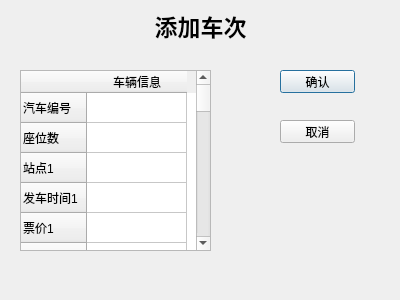
<?xml version="1.0" encoding="UTF-8"?>
<ui version="4.0">
 <class>Addcoach</class>
 <widget class="QDialog" name="Addcoach">
  <property name="geometry">
   <rect>
    <x>0</x>
    <y>0</y>
    <width>400</width>
    <height>300</height>
   </rect>
  </property>
  <property name="windowTitle">
   <string>添加车次</string>
  </property>
  <widget class="QTableWidget" name="tableWidget_2">
   <property name="geometry">
    <rect>
     <x>20</x>
     <y>70</y>
     <width>191</width>
     <height>181</height>
    </rect>
   </property>
   <property name="columnCount">
    <number>1</number>
   </property>
   <row>
    <property name="text">
     <string>汽车编号</string>
    </property>
   </row>
   <row>
    <property name="text">
     <string>座位数</string>
    </property>
   </row>
   <row>
    <property name="text">
     <string>站点1</string>
    </property>
   </row>
   <row>
    <property name="text">
     <string>发车时间1</string>
    </property>
   </row>
   <row>
    <property name="text">
     <string>票价1</string>
    </property>
   </row>
   <row>
    <property name="text">
     <string>站点2</string>
    </property>
   </row>
   <row>
    <property name="text">
     <string>发车时间2</string>
    </property>
   </row>
   <row>
    <property name="text">
     <string>票价2</string>
    </property>
   </row>
   <row>
    <property name="text">
     <string>站点3</string>
    </property>
   </row>
   <row>
    <property name="text">
     <string>发车时间3</string>
    </property>
   </row>
   <row>
    <property name="text">
     <string>票价3</string>
    </property>
   </row>
   <row>
    <property name="text">
     <string>站点4</string>
    </property>
   </row>
   <row>
    <property name="text">
     <string>发车时间4</string>
    </property>
   </row>
   <row>
    <property name="text">
     <string>票价4</string>
    </property>
   </row>
   <row>
    <property name="text">
     <string>站点5</string>
    </property>
   </row>
   <row>
    <property name="text">
     <string>发车时间5</string>
    </property>
   </row>
   <row>
    <property name="text">
     <string>票价5</string>
    </property>
   </row>
   <row>
    <property name="text">
     <string>站点6</string>
    </property>
   </row>
   <row>
    <property name="text">
     <string>发车时间6</string>
    </property>
   </row>
   <row>
    <property name="text">
     <string>票价6</string>
    </property>
   </row>
   <row>
    <property name="text">
     <string>站点7</string>
    </property>
   </row>
   <row>
    <property name="text">
     <string>发车时间7</string>
    </property>
   </row>
   <row>
    <property name="text">
     <string>票价7</string>
    </property>
   </row>
   <row>
    <property name="text">
     <string>站点8</string>
    </property>
   </row>
   <row>
    <property name="text">
     <string>发车时间8</string>
    </property>
   </row>
   <row>
    <property name="text">
     <string>票价8</string>
    </property>
   </row>
   <row>
    <property name="text">
     <string>站点9</string>
    </property>
   </row>
   <row>
    <property name="text">
     <string>发车时间9</string>
    </property>
   </row>
   <row>
    <property name="text">
     <string>票价9</string>
    </property>
   </row>
   <row>
    <property name="text">
     <string>站点10</string>
    </property>
   </row>
   <row>
    <property name="text">
     <string>发车时间10</string>
    </property>
   </row>
   <row>
    <property name="text">
     <string>票价10</string>
    </property>
   </row>
   <row>
    <property name="text">
     <string>站点11</string>
    </property>
   </row>
   <row>
    <property name="text">
     <string>发车时间11</string>
    </property>
   </row>
   <row>
    <property name="text">
     <string>票价11</string>
    </property>
   </row>
   <row>
    <property name="text">
     <string>站点12</string>
    </property>
   </row>
   <row>
    <property name="text">
     <string>新建行</string>
    </property>
   </row>
   <row>
    <property name="text">
     <string>票价12</string>
    </property>
   </row>
   <column>
    <property name="text">
     <string>车辆信息</string>
    </property>
   </column>
  </widget>
  <widget class="QLabel" name="label">
   <property name="geometry">
    <rect>
     <x>0</x>
     <y>10</y>
     <width>401</width>
     <height>31</height>
    </rect>
   </property>
   <property name="font">
    <font>
     <pointsize>17</pointsize>
     <weight>75</weight>
     <bold>true</bold>
    </font>
   </property>
   <property name="text">
    <string>添加车次</string>
   </property>
   <property name="alignment">
    <set>Qt::AlignCenter</set>
   </property>
  </widget>
  <widget class="QPushButton" name="pushButton">
   <property name="geometry">
    <rect>
     <x>280</x>
     <y>70</y>
     <width>75</width>
     <height>23</height>
    </rect>
   </property>
   <property name="text">
    <string>确认</string>
   </property>
  </widget>
  <widget class="QPushButton" name="pushButton_2">
   <property name="geometry">
    <rect>
     <x>280</x>
     <y>120</y>
     <width>75</width>
     <height>23</height>
    </rect>
   </property>
   <property name="text">
    <string>取消</string>
   </property>
  </widget>
 </widget>
 <resources/>
 <connections>
  <connection>
   <sender>pushButton_2</sender>
   <signal>clicked()</signal>
   <receiver>Addcoach</receiver>
   <slot>close()</slot>
   <hints>
    <hint type="sourcelabel">
     <x>326</x>
     <y>122</y>
    </hint>
    <hint type="destinationlabel">
     <x>347</x>
     <y>110</y>
    </hint>
   </hints>
  </connection>
 </connections>
</ui>
